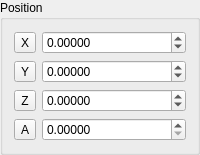
          <widget class="QGroupBox" name="groupPosition">
           <property name="baseSize">
            <size>
             <width>0</width>
             <height>0</height>
            </size>
           </property>
           <property name="title">
            <string>Position</string>
           </property>
           <property name="flat">
            <bool>false</bool>
           </property>
           <layout class="QGridLayout" name="gridLayout">
            <item row="1" column="1">
             <widget class="QToolButton" name="toolResetCoorY">
              <property name="text">
               <string>Y</string>
              </property>
             </widget>
            </item>
            <item row="0" column="2">
             <widget class="QDoubleSpinBox" name="numPosX">
              <property name="minimumSize">
               <size>
                <width>125</width>
                <height>0</height>
               </size>
              </property>
              <property name="decimals">
               <number>5</number>
              </property>
              <property name="minimum">
               <double>-999.990000000000009</double>
              </property>
              <property name="maximum">
               <double>999.990000000000009</double>
              </property>
             </widget>
            </item>
            <item row="1" column="2">
             <widget class="QDoubleSpinBox" name="numPosY">
              <property name="minimumSize">
               <size>
                <width>125</width>
                <height>0</height>
               </size>
              </property>
              <property name="decimals">
               <number>5</number>
              </property>
              <property name="minimum">
               <double>-999.990000000000009</double>
              </property>
              <property name="maximum">
               <double>999.990000000000009</double>
              </property>
             </widget>
            </item>
            <item row="2" column="2">
             <widget class="QDoubleSpinBox" name="numPosZ">
              <property name="minimumSize">
               <size>
                <width>125</width>
                <height>0</height>
               </size>
              </property>
              <property name="decimals">
               <number>5</number>
              </property>
              <property name="minimum">
               <double>-999.990000000000009</double>
              </property>
              <property name="maximum">
               <double>999.990000000000009</double>
              </property>
             </widget>
            </item>
            <item row="3" column="2">
             <widget class="QDoubleSpinBox" name="numAngleGrad">
              <property name="minimumSize">
               <size>
                <width>125</width>
                <height>0</height>
               </size>
              </property>
              <property name="decimals">
               <number>5</number>
              </property>
             </widget>
            </item>
            <item row="0" column="1">
             <widget class="QToolButton" name="toolResetCoorX">
              <property name="text">
               <string>X</string>
              </property>
             </widget>
            </item>
            <item row="2" column="1">
             <widget class="QToolButton" name="toolResetCoorZ">
              <property name="text">
               <string>Z</string>
              </property>
             </widget>
            </item>
            <item row="3" column="1">
             <widget class="QToolButton" name="toolResetCoorA">
              <property name="text">
               <string>A</string>
              </property>
             </widget>
            </item>
           </layout>
          </widget>
